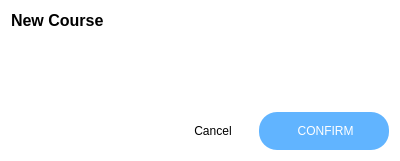
<?xml version="1.0" encoding="UTF-8"?>
<ui version="4.0">
 <class>FormDialog</class>
 <widget class="QWidget" name="FormDialog">
  <property name="geometry">
   <rect>
    <x>0</x>
    <y>0</y>
    <width>400</width>
    <height>161</height>
   </rect>
  </property>
  <property name="windowTitle">
   <string>Form</string>
  </property>
  <property name="styleSheet">
   <string notr="true">#FormDialog
{
	background: white;
}

QLabel {
	text-transform: capitalize;
}

#title {
	text-transform: capitalize;
	font-size: 16px;
	font-weight: bold;
}

QLineEdit {
	border: none;
	border-bottom: 2px solid rgba(0,0,0,10);
	outline:none;
}

QLineEdit::focus {
	border: none;
	border-bottom: 2px solid lightgray;
	outline:none;
}

#cancel_btn {
	border:none;
	background:transparent;
	color: black;
	text-transform: uppercase;
	width: 80px;
	height: 18px;
}

#ok_btn {
	border:none;
	text-transform: uppercase;
	padding: 10px;
	padding-left: 15px;
	padding-right: 15px;
	border-radius: 18px;
	color: white;
	background: #61b4ff;
	width: 100px;
	height: 18px;
}

#warning {
	border:none;
	text-transform: capitalize;
	padding: 10px;
	border-radius: 3px;
	color: white;
	background: #f39c12;
	text-align: center;
}</string>
  </property>
  <layout class="QVBoxLayout" name="verticalLayout">
   <item>
    <widget class="QLabel" name="title">
     <property name="text">
      <string>New Course</string>
     </property>
    </widget>
   </item>
   <item>
    <spacer name="verticalSpacer">
     <property name="orientation">
      <enum>Qt::Vertical</enum>
     </property>
     <property name="sizeHint" stdset="0">
      <size>
       <width>20</width>
       <height>40</height>
      </size>
     </property>
    </spacer>
   </item>
   <item>
    <layout class="QFormLayout" name="formLayout">
     <property name="horizontalSpacing">
      <number>-1</number>
     </property>
     <property name="verticalSpacing">
      <number>20</number>
     </property>
     <property name="topMargin">
      <number>20</number>
     </property>
     <property name="bottomMargin">
      <number>20</number>
     </property>
    </layout>
   </item>
   <item>
    <spacer name="verticalSpacer_2">
     <property name="orientation">
      <enum>Qt::Vertical</enum>
     </property>
     <property name="sizeHint" stdset="0">
      <size>
       <width>20</width>
       <height>40</height>
      </size>
     </property>
    </spacer>
   </item>
   <item>
    <layout class="QHBoxLayout" name="horizontalLayout_2">
     <item>
      <spacer name="horizontalSpacer">
       <property name="orientation">
        <enum>Qt::Horizontal</enum>
       </property>
       <property name="sizeHint" stdset="0">
        <size>
         <width>70</width>
         <height>20</height>
        </size>
       </property>
      </spacer>
     </item>
     <item>
      <widget class="QPushButton" name="cancel_btn">
       <property name="sizePolicy">
        <sizepolicy hsizetype="Minimum" vsizetype="Minimum">
         <horstretch>0</horstretch>
         <verstretch>0</verstretch>
        </sizepolicy>
       </property>
       <property name="maximumSize">
        <size>
         <width>16777215</width>
         <height>16777215</height>
        </size>
       </property>
       <property name="cursor">
        <cursorShape>PointingHandCursor</cursorShape>
       </property>
       <property name="text">
        <string>Cancel</string>
       </property>
       <property name="flat">
        <bool>true</bool>
       </property>
      </widget>
     </item>
     <item>
      <widget class="QPushButton" name="ok_btn">
       <property name="sizePolicy">
        <sizepolicy hsizetype="Minimum" vsizetype="Minimum">
         <horstretch>0</horstretch>
         <verstretch>0</verstretch>
        </sizepolicy>
       </property>
       <property name="maximumSize">
        <size>
         <width>16777215</width>
         <height>16777215</height>
        </size>
       </property>
       <property name="cursor">
        <cursorShape>PointingHandCursor</cursorShape>
       </property>
       <property name="text">
        <string> CONFIRM</string>
       </property>
       <property name="icon">
        <iconset resource="resources.qrc">
         <normaloff>:/misc/res/confirm.png</normaloff>:/misc/res/confirm.png</iconset>
       </property>
       <property name="iconSize">
        <size>
         <width>16</width>
         <height>16</height>
        </size>
       </property>
       <property name="default">
        <bool>true</bool>
       </property>
       <property name="flat">
        <bool>true</bool>
       </property>
      </widget>
     </item>
    </layout>
   </item>
  </layout>
 </widget>
 <resources>
  <include location="resources.qrc"/>
 </resources>
 <connections/>
</ui>
